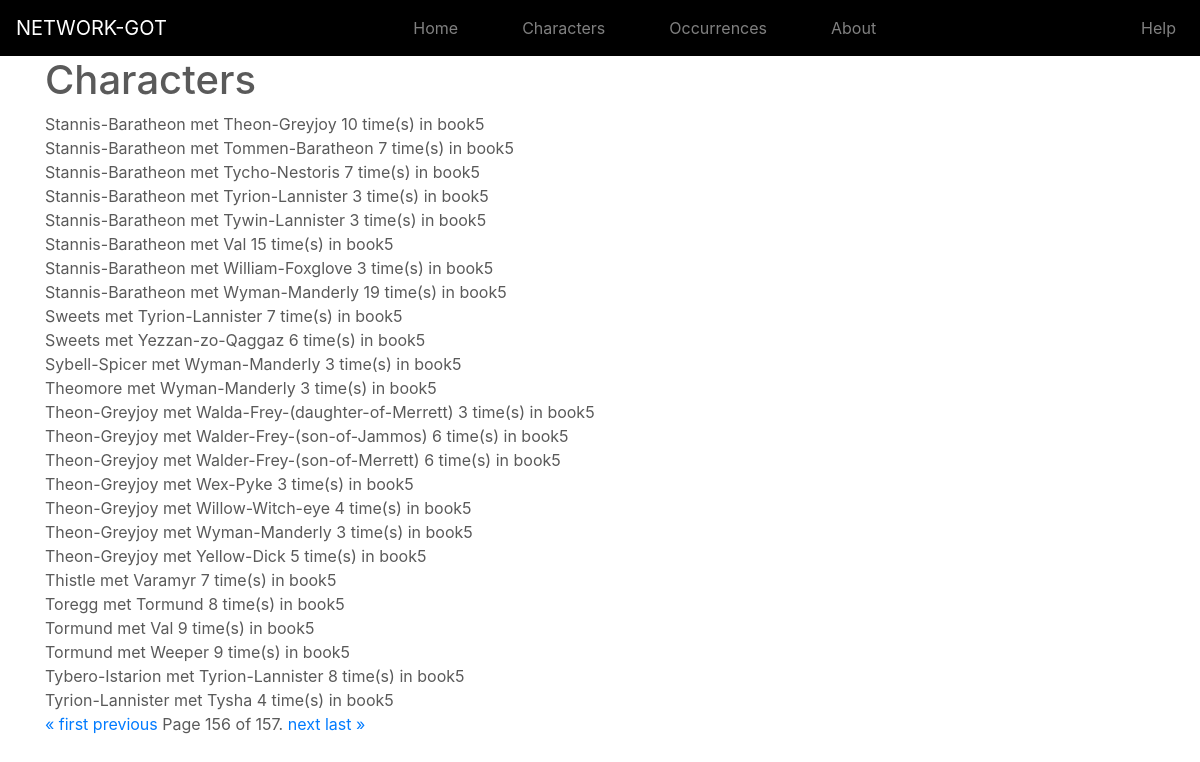
Screenshot of /occurrences/?page=156 with the database file from the repository.
### app/models.py (models this page shows, shortened)
class CoOccur(models.Model):
  source = models.ForeignKey(Character, related_name="targeted",on_delete=models.CASCADE)
  target = models.ForeignKey(Character, related_name="sourced",on_delete=models.CASCADE)
  book = models.ForeignKey(Book, related_name="from_book",on_delete=models.CASCADE)
  weight = models.PositiveIntegerField()

class Character(models.Model):
  name = models.CharField(max_length=100, unique=True)
  description = models.TextField(blank=True, default='')
  image = image = models.ImageField(upload_to='uploaded_images',blank=True)
  co_occurences = models.ManyToManyField("self",through='CoOccur',blank=True,symmetrical=False)

class Book(models.Model):
  name = models.CharField(max_length=50, unique=True)
  description = models.TextField(blank=True, default='')

### app/views.py (the view)
# urls.py: path('occurrences/', views.all_occurrences, name='app-occurrences'),
def all_occurrences(request):
    occurrence_list = CoOccur.objects.all()
    paginator = Paginator(occurrence_list, 25)
    page = request.GET.get('page')
    occurrences = paginator.get_page(page)
    return render(request, 'app/co_occur_list.html', {'title': 'Co-occurrences', 'occurrences':occurrences})

### app/templates/app/co_occur_list.html
{% extends "app/base.html" %}
{% block content %}
    <h1>Characters</h1>
    {% for occurrence in occurrences %}
    {{ occurrence.source.name }} met {{ occurrence.target.name }} {{ occurrence.weight }} time(s) in {{ occurrence.book.name }}<br>
    {% endfor %}
<div class="pagination">
    <span class="step-links">
        {% if occurrences.has_previous %}
            <a href="?page=1">&laquo; first</a>
            <a href="?page={{ occurrences.previous_page_number }}">previous</a>
        {% endif %}
        <span class="current">
            Page {{ occurrences.number }} of {{ occurrences.paginator.num_pages }}.
        </span>
        {% if occurrences.has_next %}
            <a href="?page={{ occurrences.next_page_number }}">next</a>
            <a href="?page={{ occurrences.paginator.num_pages }}">last &raquo;</a>
        {% endif %}
    </span>
</div>
{% endblock content %}

### app/static/app/main.css (style rules this page uses)
body { color:#5a5a5a; }

### rows the page displays
CoOccur: source.name "Stannis-Baratheon", target.name "Theon-Greyjoy", weight "10", book.name "book5"
CoOccur: source.name "Stannis-Baratheon", target.name "Tommen-Baratheon", weight "7", book.name "book5"
CoOccur: source.name "Stannis-Baratheon", target.name "Tycho-Nestoris", weight "7", book.name "book5"
CoOccur: source.name "Stannis-Baratheon", target.name "Tyrion-Lannister", weight "3", book.name "book5"
CoOccur: source.name "Stannis-Baratheon", target.name "Tywin-Lannister", weight "3", book.name "book5"
CoOccur: source.name "Stannis-Baratheon", target.name "Val", weight "15", book.name "book5"
CoOccur: source.name "Stannis-Baratheon", target.name "William-Foxglove", weight "3", book.name "book5"
CoOccur: source.name "Stannis-Baratheon", target.name "Wyman-Manderly", weight "19", book.name "book5"
CoOccur: source.name "Sweets", target.name "Tyrion-Lannister", weight "7", book.name "book5"
CoOccur: source.name "Sweets", target.name "Yezzan-zo-Qaggaz", weight "6", book.name "book5"
CoOccur: source.name "Sybell-Spicer", target.name "Wyman-Manderly", weight "3", book.name "book5"
CoOccur: source.name "Theomore", target.name "Wyman-Manderly", weight "3", book.name "book5"
CoOccur: source.name "Theon-Greyjoy", target.name "Walda-Frey-(daughter-of-Merrett)", weight "3", book.name "book5"
CoOccur: source.name "Theon-Greyjoy", target.name "Walder-Frey-(son-of-Jammos)", weight "6", book.name "book5"
CoOccur: source.name "Theon-Greyjoy", target.name "Walder-Frey-(son-of-Merrett)", weight "6", book.name "book5"
CoOccur: source.name "Theon-Greyjoy", target.name "Wex-Pyke", weight "3", book.name "book5"
CoOccur: source.name "Theon-Greyjoy", target.name "Willow-Witch-eye", weight "4", book.name "book5"
CoOccur: source.name "Theon-Greyjoy", target.name "Wyman-Manderly", weight "3", book.name "book5"
CoOccur: source.name "Theon-Greyjoy", target.name "Yellow-Dick", weight "5", book.name "book5"
CoOccur: source.name "Thistle", target.name "Varamyr", weight "7", book.name "book5"
CoOccur: source.name "Toregg", target.name "Tormund", weight "8", book.name "book5"
CoOccur: source.name "Tormund", target.name "Val", weight "9", book.name "book5"
CoOccur: source.name "Tormund", target.name "Weeper", weight "9", book.name "book5"
CoOccur: source.name "Tybero-Istarion", target.name "Tyrion-Lannister", weight "8", book.name "book5"
CoOccur: source.name "Tyrion-Lannister", target.name "Tysha", weight "4", book.name "book5"

### other values shown
{{ occurrences.number }} "156"
{{ occurrences.paginator.num_pages }} "157"
